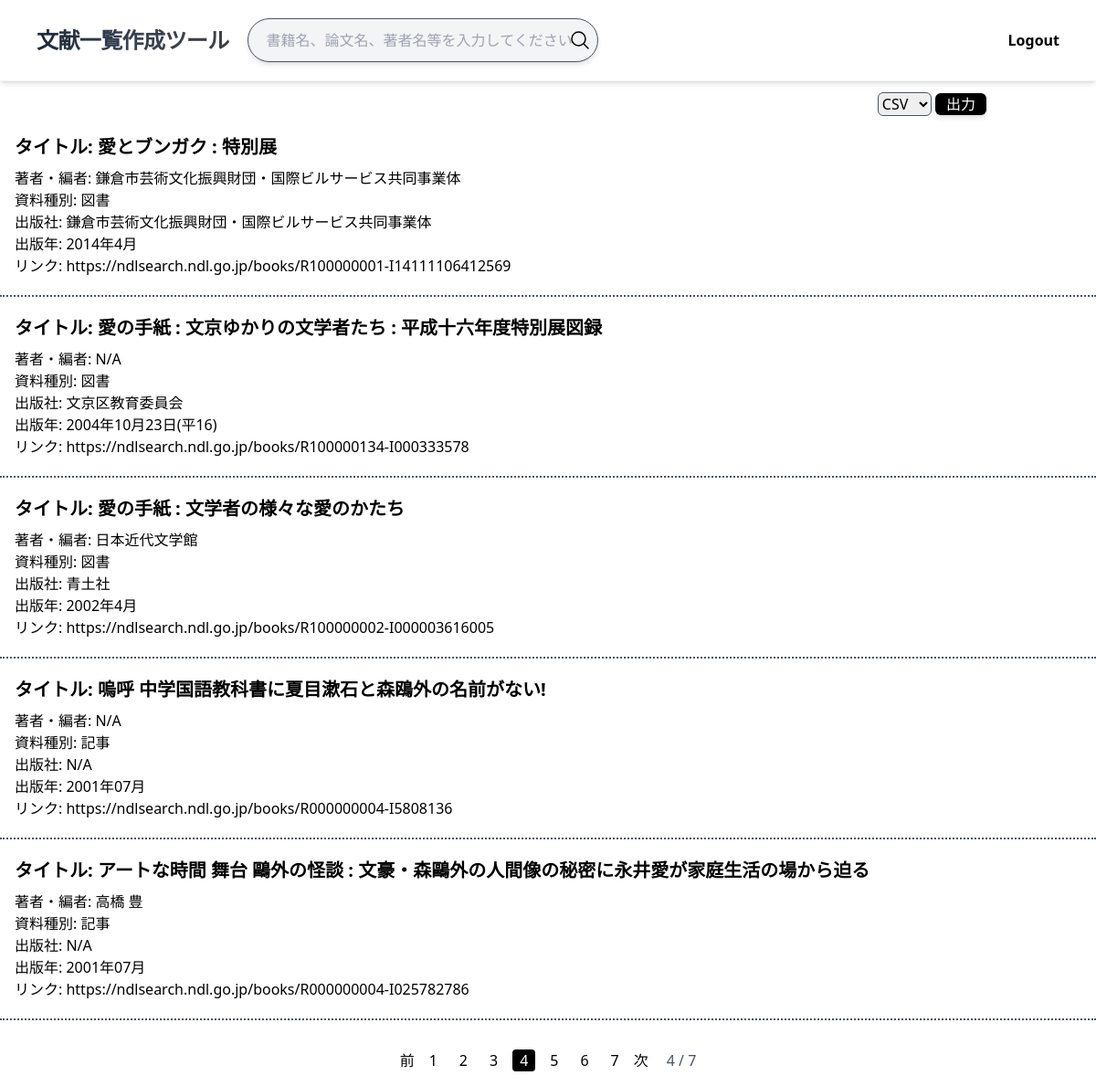
Page /mypage/?page=4 (signed in) on the committed database.
### api/models.py (models this page shows)
class Book(models.Model):
    type = models.ManyToManyField(Type, blank=True) #図書種別
    title = models.CharField(max_length=255) #資料タイトル
    author = models.ManyToManyField(Author, blank=True) #著者
    publisher = models.ForeignKey(Publisher, on_delete=models.PROTECT) #出版社
    date = models.CharField(max_length=10) #出版年
    magazine_title = models.ManyToManyField(Magazine, blank=True) #掲載誌タイトル
    magazine_number = models.CharField(max_length=20, blank=True) #掲載誌関数
    magazine_date = models.CharField(max_length=10, blank=True) #掲載誌出版年
    page = models.CharField(max_length=20, blank=True) #論文掲載ページ数
    link = models.URLField(blank=True) #図書資料へのアクセスURL
    user = models.ForeignKey(User, on_delete=models.CASCADE, related_name='favorites', null=True) #email

class Author(models.Model):
    author = models.CharField(max_length=20)

class Type(models.Model):
    type = models.CharField(max_length=5)

class Publisher(models.Model):
    publisher = models.CharField(max_length=20)

### api/views.py (the view)
# urls.py: path('mypage/', BookListView.as_view(), name='mypage'),
class BookListView(ListView, FormView):
    print("OK")
    template_name = 'mypage.html'
    context_object_name = 'book_obj'
    form_class = SearchForm
    paginate_by = 5
    def get_queryset(self):
        print('get_queryset関数OK')
        return Book.objects.filter(user=self.request.user)

### api/forms.py
class SearchForm(forms.Form):
    searchword = forms.CharField(label="検索ワード", max_length=10, )
    def __init__(self, *args, **kwargs):
        super().__init__(*args, **kwargs)
        self.fields["searchword"].widget.attrs["class"] = "block w-full h-12 pl-5 border rounded-full bg-gray-100 border-gray-600 shadow-md "
        self.fields["searchword"].widget.attrs["placeholder"] = "書籍名、論文名、著者名等を入力してください"

### templates/mypage.html (shortened to what this page needs)
{% load static %}
<!DOCTYPE html>
<html lang="en">
<head>
    <script src="https://cdn.tailwindcss.com"></script>
</head>
<body class="h-full">
    {% block content %}
    <header class="mb-3 border-b border-gray-100 shadow-md">
        <div class="flex justify-between py-5 mx-10 border-gray-600">
            <div class="flex space-x-5">
                <div class="flex items-center">
                    <a href="{% url "api:top" %}">
                        <span class="text-2xl font-semibold tracking-tight
                        bg-gradient-to-r from-slate-800 via-gray-700 to-neutral-700
                        bg-clip-text text-transparent">文献一覧作成ツール</span>
                    </a>
                </div>
                <div class="flex items-center">
                    <form action="/search/" method="post">
                        <div class="relative w-96">
                            {{ form.searchword }}
                            <button type="submit" class="absolute right-2 top-2/4 -translate-y-2/4">
                                    <svg xmlns="http://www.w3.org/2000/svg" fill="none" viewBox="0 0 24 24" stroke-width="1.5" stroke="currentColor" class="size-6">
                                        <path stroke-linecap="round" stroke-linejoin="round" d="m21 21-5.197-5.197m0 0A7.5 7.5 0 1 0 5.196 5.196a7.5 7.5 0 0 0 10.607 10.607Z" />
                                    </svg>
                            </button>
                        </div>
                    </form>
                </div>
            </div>
            <div class="flex items-center">
                <nav class="space-x-4">
                    <form method="post" action="{% url "api:logout" %}">
                        <button type="submit" class="font-semibold">Logout</button>
                    </form>
                </nav>
            </div>
        </div>
    </header>
    <main>
        <div class="flex justify-center">
            <div class="flex items-center justify-end w-4/5">
                <form method="post" action="{% url "api:export" %}">{% csrf_token %}
                    <select name="output" class="border border-gray-600 rounded-md">
                        <option value="csv">CSV</option>
                    </select>
                    <button type="submit" class="px-3 text-center bg-black rounded-md shadow-md text-white hover:bg-gray-300 hover:text-black hover:duration-500" >出力</button>
                </form>
            </div>
        </div>
        <div class="">
            {% for book in book_obj %}
                <form method="post" action="">{% csrf_token %}
                    <div class=" pt-3 pb-5 border-b-2 border-dotted border-gray-600" value="{{ book }}">
                        <div class="px-4">
                            <a href="{% url 'api:update_bookpage' book.pk %}"><p name="title" class="font-bold py-2 text-xl">タイトル: {{ book.title }}</p></a>
                            {% for author in book.author.all %}
                                <div><p name="author">著者・編者: {{ author.author }}</p></div>
                            {% endfor %}
                            {% for type in book.type.all %}
                                <div><p name="type">資料種別: {{ type.type }}</p></div>
                            {% endfor %}
                            <div><p name="publisher">出版社: {{ book.publisher.publisher }}</p></div>
                            <div><p name="date">出版年: {{ book.date }}</p></div>
                            <div>リンク: <a name="link" href="{{ book.link }}">{{ book.link }}</a></div>
                        </div>
                    </div>
                </form>
            {% endfor %}
        </div>
        <div class="pagination mt-8 mb-4 flex justify-center">
            <ul class="pagination flex space-x-2">
                {% if page_obj.has_previous %}
                    <li><a href="?page={{ page_obj.previous_page_number }}" class="page-link text-primary d-inline-block">前</a></li>
                {% else %}
                    <li class="disabled"><div class="page-link text-secondary d-inline-block disabled" href="#">前</div></li>
                {% endif %}
                {% for num in page_obj.paginator.page_range %}
                    {% if num %}
                        {% if num == page_obj.number %}
                            <li class="current-page">
                                <div class="bg-black text-white rounded px-2">
                                    {{ num }}
                                </div>
                            </li>
                        {% elif page_obj.number|add:"4" >= num and page_obj.number|add:"-4" <= num %}
                            <li>
                                <a href="?page={{ num }}" class="page-link text-primary d-inline-block rounded px-2">
                                    {{ num }}
                                </a>
                            </li>
                        {% endif %}
                    {% endif %}
                {% endfor %}
                {% if page_obj.has_next %}
                    <li>
                        <a href="?page={{ page_obj.next_page_number }}" class="page-link text-primary d-inline-block">
                            次
                        </a>
                    </li>
                {% else %}
                    <li class="disabled">
                        <div class="page-link text-secondary d-inline-block disabled">
                            次
                        </div>
                    </li>
                {% endif %}
                <li class="pl-3 p-md-2 text-gray-600">
                    {{ page_obj.number }} / {{ page_obj.paginator.num_pages }}
                </li>
            </ul>
        </div>
        {% endblock content %}
    </main>
</body>
</html>

### rows in the picture
Book: title "愛とブンガク : 特別展", publisher.publisher "鎌倉市芸術文化振興財団・国際ビルサービス共同事業体", date "2014年4月", link "https://ndlsearch.ndl.go.jp/books/R100000001-I14111106412569"
Author: author "鎌倉市芸術文化振興財団・国際ビルサービス共同事業体"
Type: type "図書"
Book: title "愛の手紙 : 文京ゆかりの文学者たち : 平成十六年度特別展図録", publisher.publisher "文京区教育委員会", date "2004年10月23日(平16)", link "https://ndlsearch.ndl.go.jp/books/R100000134-I000333578"
Author: author "N/A"
Book: title "愛の手紙 : 文学者の様々な愛のかたち", publisher.publisher "青土社", date "2002年4月", link "https://ndlsearch.ndl.go.jp/books/R100000002-I000003616005"
Author: author "日本近代文学館"
Book: title "嗚呼 中学国語教科書に夏目漱石と森鴎外の名前がない!", publisher.publisher "N/A", date "2001年07月", link "https://ndlsearch.ndl.go.jp/books/R000000004-I5808136"
Type: type "記事"
Book: title "アートな時間 舞台 鷗外の怪談 : 文豪・森鷗外の人間像の秘密に永井愛が家庭生活の場から迫る", publisher.publisher "N/A", date "2001年07月", link "https://ndlsearch.ndl.go.jp/books/R000000004-I025782786"
Author: author "高橋 豊"

### other values in the picture
{{ num }} "1" "2" "3" "5" "6" "7"
{{ num }} "4"
{{ page_obj.number }} "4"
{{ page_obj.paginator.num_pages }} "7"
